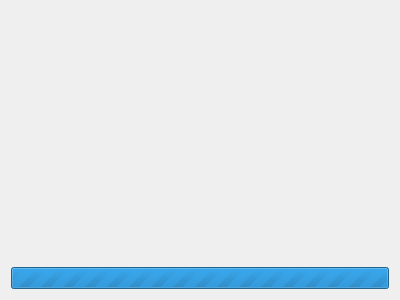
<?xml version="1.0" encoding="UTF-8"?>
<ui version="4.0">
 <class>Connect</class>
 <widget class="QWidget" name="Connect">
  <property name="geometry">
   <rect>
    <x>0</x>
    <y>0</y>
    <width>400</width>
    <height>300</height>
   </rect>
  </property>
  <layout class="QVBoxLayout" name="verticalLayout">
   <item>
    <widget class="QLabel" name="connecting"/>
   </item>
   <item>
    <widget class="QProgressBar" name="progressBar">
     <property name="maximum">
      <number>0</number>
     </property>
    </widget>
   </item>
  </layout>
 </widget>
 <resources/>
 <connections/>
</ui>
